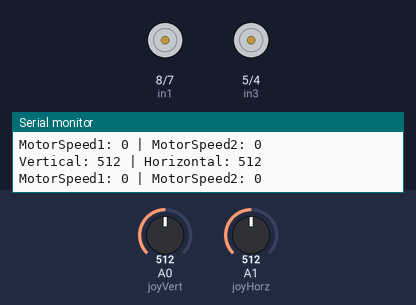
Bench run of a sketch on a simulated Arduino Uno, built with avr-gcc and run on an emulated ATmega328P. On the bench: motor-driver pin pairs drawn as motors (green arrow = first pin HIGH = forward, orange = second pin HIGH = backward, longer = more drive, scaled by the enable pin), the last lines printed to the serial monitor. Inputs (shaded band) come from the test bench; at power-on: A0 (joyVert) = 512, A1 (joyHorz) = 512.

Above: at 1.2 s.
1.3 s: A0 (joyVert) set to 450
2.8 s: A1 (joyHorz) set to 473
5.8 s: A1 (joyHorz) set to 459
8.8 s: A0 (joyVert) set to 574
10.3 s: A0 (joyVert) set to 610
At 10.9 s:
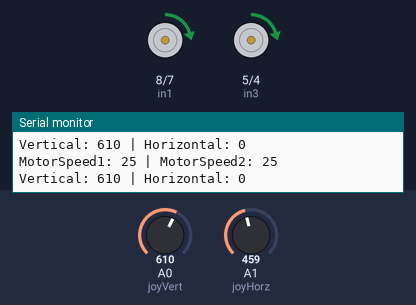
11.8 s: A1 (joyHorz) set to 610
At 12.7 s:
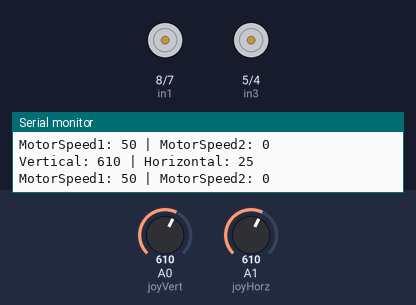
Timing chart, 0 to 14.3 s (numbered marks = the images above; inputs shaded):
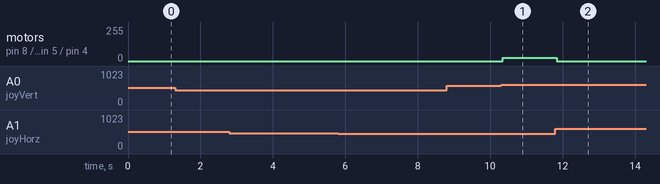

Measured:
- after the input at 10.3 s, motor on pin 8 (in1) / pin 7 (in2), motor on pin 5 (in3) / pin 4 (in4): stopped → forward 25/255 after 0.05 s
- after the input at 11.8 s, motor on pin 8 (in1) / pin 7 (in2), motor on pin 5 (in3) / pin 4 (in4): forward 25/255 → stopped at once

The sketch:

robot_joystick.ino
```cpp
/*
  L298N Motor Control Demonstration with Joystick
  L298N-Motor-Control-Demo-Joystick.ino
  Demonstrates use of Joystick control with Arduino and L298N Motor Controller

  DroneBot Workshop 2017
  http://dronebotworkshop.com
*/

// Motor A

int enA = 9;
int in1 = 8;
int in2 = 7;

// Motor B

int enB = 3;
int in3 = 5;
int in4 = 4;

// Joystick Input

int joyVert = A0; // Vertical
int joyHorz = A1; // Horizontal

// Motor Speed Values - Start at zero

int MotorSpeed1 = 0;
int MotorSpeed2 = 0;

// Joystick Values - Start at 512 (middle position)

int joyposVert = 512;
int joyposHorz = 512;


void setup()

{
  Serial.begin(9600);

  // Set all the motor control pins to outputs

  pinMode(enA, OUTPUT);
  pinMode(enB, OUTPUT);
  pinMode(in1, OUTPUT);
  pinMode(in2, OUTPUT);
  pinMode(in3, OUTPUT);
  pinMode(in4, OUTPUT);

  // Start with motors disabled and direction forward

  // Motor A

  digitalWrite(enA, LOW);
  digitalWrite(in1, LOW);
  digitalWrite(in2, LOW);

  // Motor B

  digitalWrite(enB, LOW);
  digitalWrite(in3, LOW);
  digitalWrite(in4, LOW);

}

void loop() {

  // Read the Joystick X and Y positions

  joyposVert = analogRead(joyVert);
  joyposHorz = analogRead(joyHorz);

  // Determine if this is a forward or backward motion
  // Do this by reading the Verticle Value
  // Apply results to MotorSpeed and to Direction

  if (joyposVert < 460)
  {
    // This is Backward

    // Set Motor A backward

    digitalWrite(in1, LOW);
    digitalWrite(in2, HIGH);

    // Set Motor B backward

    digitalWrite(in3, LOW);
    digitalWrite(in4, HIGH);

    //Determine Motor Speeds

    // As we are going backwards we need to reverse readings

    joyposVert = joyposVert - 460; // This produces a negative number
    joyposVert = joyposVert * -1;  // Make the number positive

    MotorSpeed1 = map(joyposVert, 0, 460, 0, 255);
    MotorSpeed2 = map(joyposVert, 0, 460, 0, 255);

    if (joyposHorz > 600) digitalWrite(in2, LOW);
    else if (joyposHorz < 400) digitalWrite(in4, LOW);

  }
  else if (joyposVert > 564)
  {
    // This is Forward

    // Set Motor A forward

    digitalWrite(in1, HIGH);
    digitalWrite(in2, LOW);

    // Set Motor B forward

    digitalWrite(in3, HIGH);
    digitalWrite(in4, LOW);

    //Determine Motor Speeds

    MotorSpeed1 = map(joyposVert, 564, 1023, 0, 255);
    MotorSpeed2 = map(joyposVert, 564, 1023, 0, 255);


    if (joyposHorz < 400) digitalWrite(in3, LOW);
    else if (joyposHorz > 600) digitalWrite(in1, LOW);

  }
  else
  {

    digitalWrite(in1, LOW);
    digitalWrite(in2, LOW);

    digitalWrite(in3, LOW);
    digitalWrite(in4, LOW);

    MotorSpeed1 = 0;
    MotorSpeed2 = 0;

  }

  // Now do the steering
  // The Horizontal position will "weigh" the motor speed
  // Values for each motor

  if (joyposHorz < 460)
  {
    // Move Left

    // As we are going left we need to reverse readings

    joyposHorz = joyposHorz - 460; // This produces a negative number
    joyposHorz = joyposHorz * -1;  // Make the number positive

    // Map the number to a value of 255 maximum

    joyposHorz = map(joyposHorz, 0, 460, 0, 255);


    MotorSpeed1 = MotorSpeed1 - joyposHorz;
    MotorSpeed2 = MotorSpeed2 + joyposHorz;

    // Don't exceed range of 0-255 for motor speeds

    if (MotorSpeed1 < 0)MotorSpeed1 = 0;
    if (MotorSpeed2 > 255)MotorSpeed2 = 255;
  }
  else if (joyposHorz > 564)
  {
    // Move Right

    // Map the number to a value of 255 maximum

    joyposHorz = map(joyposHorz, 564, 1023, 0, 255);


    MotorSpeed1 = MotorSpeed1 + joyposHorz;
    MotorSpeed2 = MotorSpeed2 - joyposHorz;

    // Don't exceed range of 0-255 for motor speeds

    if (MotorSpeed1 > 255)MotorSpeed1 = 255;
    if (MotorSpeed2 < 0)MotorSpeed2 = 0;
  }

  // Adjust to prevent "buzzing" at very low speed

  if (MotorSpeed1 < 8)MotorSpeed1 = 0;
  if (MotorSpeed2 < 8)MotorSpeed2 = 0;

  // Set the motor speeds

  analogWrite(enA, MotorSpeed1);
  analogWrite(enB, MotorSpeed2);

  Serial.print("Vertical: " + String(joyposVert) + " | Horizontal: " + String(joyposHorz) + "\n");
  Serial.print("MotorSpeed1: " + String(MotorSpeed1) + " | MotorSpeed2: " + String(MotorSpeed2) + "\n\n");

  delay(1);                // waits for a second
}
```
